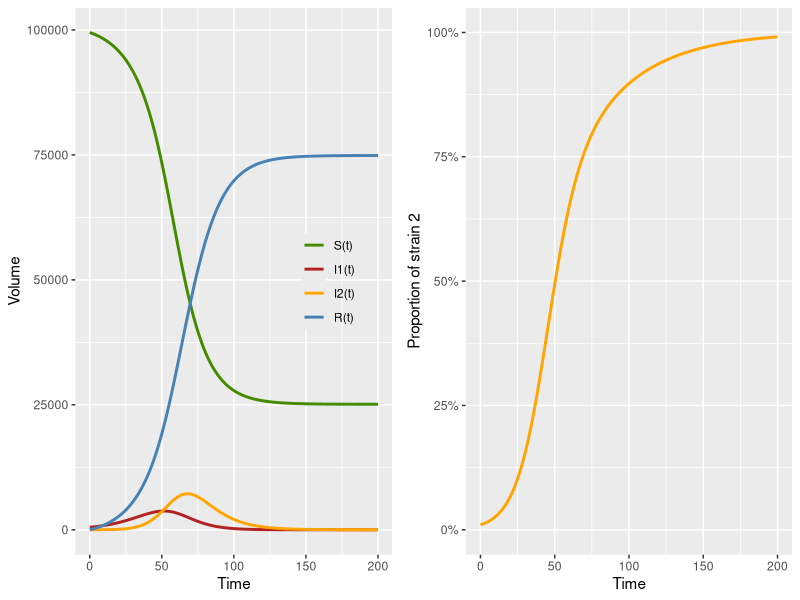

R code for this plot:

## Setup ----
library(deSolve)
library(tidyverse)

## Set model ----
sir2 = function(t, x, parms, ...) {
  with(as.list(c(parms, x)), {
    dS = - beta1*S*I1/(S+I1+I2+R) - beta2*S*I2/(S+I1+I2+R)
    dI1 = beta1*S*I1/(S+I1+I2+R) - gamma*I1
    dI2 = beta2*S*I2/(S+I1+I2+R) - gamma*I2
    dR = gamma*I1 + gamma*I2
    list(c(dS, dI1, dI2, dR))
  })
}

## Set parameters ----
pars = c(beta1 = 0.2, 
         beta2 = 0.2*1.5, 
         gamma = 1/7)

## Set initial values ----
N_0 = 100000
I1_0 = 500
I2_0 = 5
inits = c(S = N_0 - I1_0 - I2_0,
          I1 = I1_0,
          I2 = I2_0,
          R = 0)

## Simulate ----
times = seq(0,200,by=1)
sim_data = ode(inits, times, sir2, pars,method="rk4")
tibble(sim_data)

## Plot ----
sim_data2 = sim_data %>%
  as.data.frame() %>%
  pivot_longer(2:5) %>%
  mutate(name=factor(name,levels=c("S","I1","I2","R"),labels=c("S(t)","I1(t)","I2(t)","R(t)")))

g1 = ggplot(sim_data2) +
  geom_line(aes(x=time,y=value,color=name),size=1) +
  scale_color_manual(values=c("chartreuse4","firebrick","orange","steelblue")) +
  labs(x="Time",y="Volume",color=NULL) +
  theme(legend.position = c(.8,.5),
        legend.background = element_blank())

g2 = sim_data %>%
  as.data.frame() %>%
  mutate(prop_variant=I2/(I1+I2)) %>%
  ggplot() +
  geom_line(aes(x=time,y=prop_variant),color="orange",size=1) +
  scale_y_continuous(labels=scales::percent,limits=c(0,1)) +
  labs(x="Time",y="Proportion of strain 2",color=NULL) +
  theme(legend.position = c(.8,.6),
        legend.background = element_blank())
cowplot::plot_grid(g1,g2)
